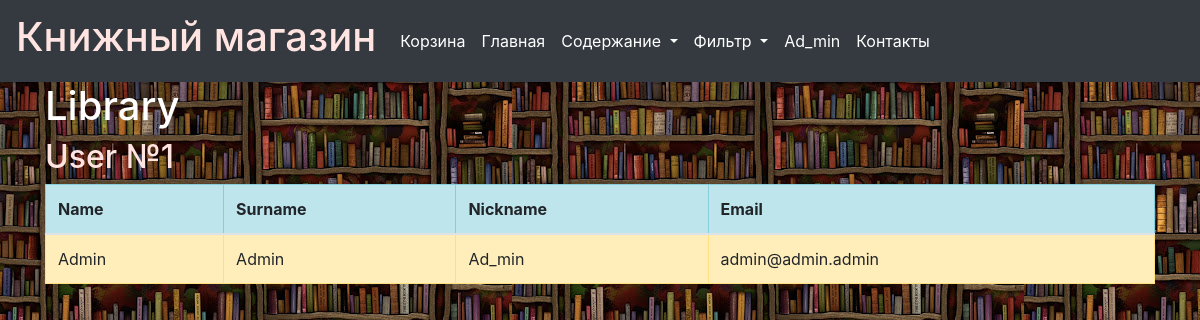
Page /request/users (signed in) on the earlier database version.
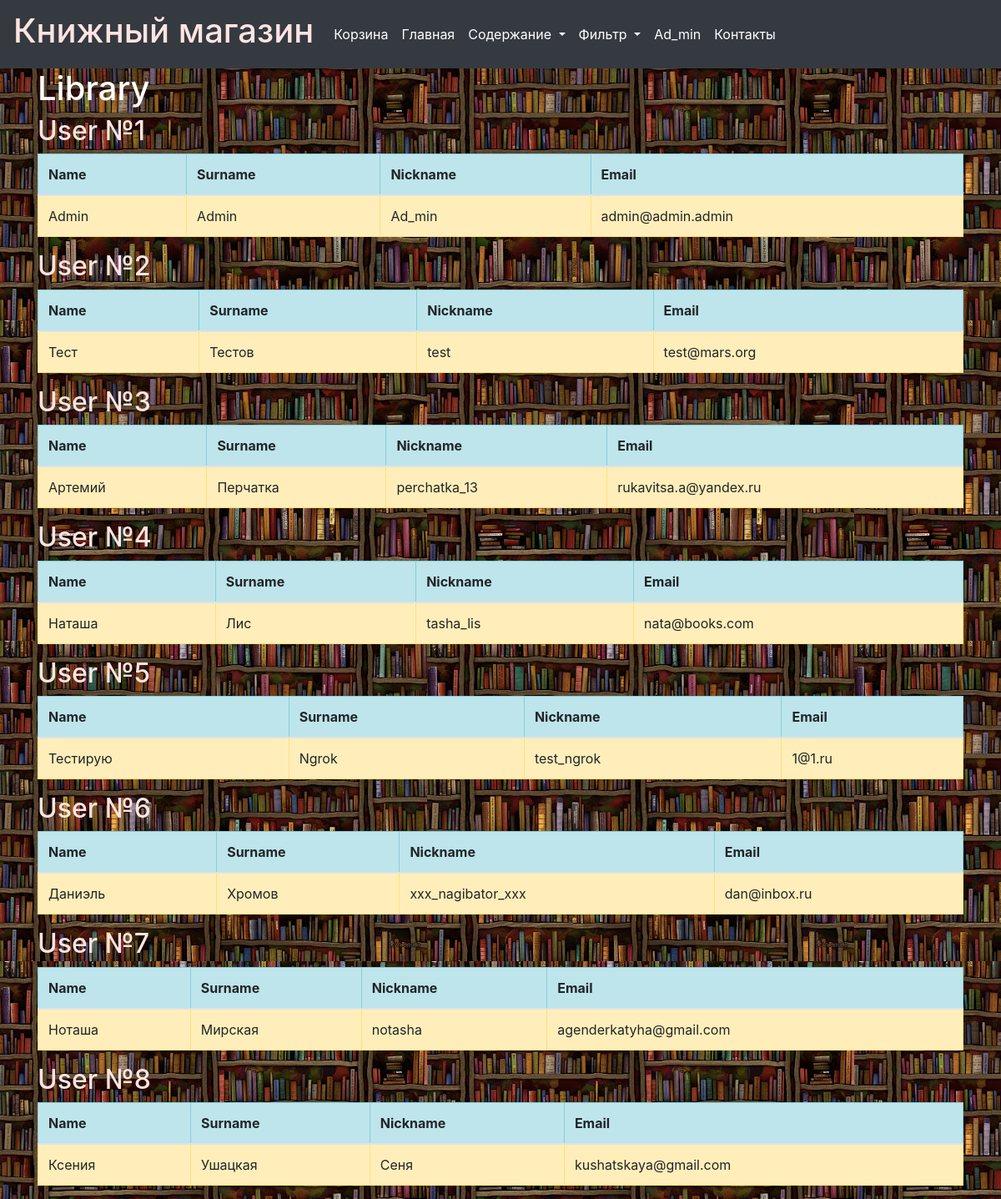
Same page on the later database version.
### data/users.py (models this page shows, shortened)
class User(SqlAlchemyBase, UserMixin, SerializerMixin):
    __tablename__ = 'users'
    id = sqlalchemy.Column(sqlalchemy.Integer,
                           primary_key=True, autoincrement=True)
    surname = sqlalchemy.Column(sqlalchemy.String, nullable=False)
    name = sqlalchemy.Column(sqlalchemy.String, nullable=False)
    nickname = sqlalchemy.Column(sqlalchemy.String, nullable=True)
    email = sqlalchemy.Column(sqlalchemy.String,
                              index=True, unique=True, nullable=False)
    hashed_password = sqlalchemy.Column(sqlalchemy.String, nullable=False)
    bought = sqlalchemy.Column(sqlalchemy.String, nullable=True)
    total_sum = sqlalchemy.Column(sqlalchemy.Integer, nullable=True)

### main.py (the view)
@app.route('/request/users')
@login_required
def users():
    session = db_session.create_session()
    users = session.query(User).all()
    return render_template('users.html', title='Все пользователи', users=users)

### data/db_session.py (called while the page is built)
def create_session() -> Session:
    global __factory
    return __factory()

### main.py (called while the page is built)
@login_manager.user_loader
def load_user(user_id):
    session = db_session.create_session()
    return session.query(User).get(user_id)

### templates/users.html
{% extends "base.html" %}
{% block content %}
 <h1>Library</h1>
 {% for item in users%}
 <h2>User №{{users.index(item) + 1}}</h2>
    <table class="table table-bordered">
   <thead>
     <tr class="table-info">
       <th scope="col">Name</th>
       <th scope="col">Surname</th>
       <th scope="col">Nickname</th>
       <th scope="col">Email</th>
     </tr>
   </thead>
   <tbody>
     <tr class="table-warning">
         <td>{{item.name}}</td>
       <td>{{item.surname}}</td>
       <td>{{item.nickname}}</td>
       <td>{{item.email}}</td>
     </tr>
   </tbody>
 </table>
{% endfor %}
{%endblock%}

### templates/base.html (shortened to what this page needs)
<!DOCTYPE html>
<html lang="en">
<head>
    <link rel="stylesheet" href="https://stackpath.bootstrapcdn.com/bootstrap/4.4.1/css/bootstrap.min.css">
    <link rel="stylesheet" type="text/css" href="/static/css/style.css" />
</head>
  <body>
    <header>
        <nav class="navbar navbar-expand-lg navbar-dark bg-dark">
            <a class="navbar-brand" href="/"><p class="h1">Книжный магазин</p></a>
  <div class="collapse navbar-collapse" id="navbarSupportedContent">
    <ul class="navbar-nav mr-auto">
      <li class="nav-item active">
        <a class="nav-link" href="/basket">Корзина<span class="sr-only">(current)</span></a>
      </li>
      <li class="nav-item active">
        <a class="nav-link" href="/">Главная</a>
      </li>
      <li class="nav-item dropdown active">
        <a class="nav-link dropdown-toggle" href="#" id="navbarDropdown"
           role="button" data-toggle="dropdown" aria-haspopup="true" aria-expanded="false">
            Содержание
        </a>
      </li>
        <li class="nav-item dropdown active">
        <a class="nav-link dropdown-toggle" href="#" id="navbarDropdown2" role="button" data-toggle="dropdown"
           aria-haspopup="true" aria-expanded="false">
          Фильтр
        </a>
        </li>
        {% if current_user.is_authenticated %}
        <li class="nav-item active">
        <a class="nav-link" href="/logout">{{ current_user.nickname }}</a>
        </li>
        {% endif %}
        <li class="nav-item active">
        <a class="nav-link" href="/contacts">Контакты</a>
        </li>
    </ul>
  </div>
</nav>
    </header>
    <main role="main" class="container">
        {% block content %}{% endblock %}
    </main>
  </body>
</html>

### static/css/style.css (style rules this page uses)
h1 { color: #ffffff; }
body { background-image: url('bg2.jpg'); }
h2 { color: #ffe4e1; }
p { color: #ffe4e1; }

Differences in the rows shown:
added User: users.index(item)+1 "2", name "Тест", surname "Тестов", nickname "test", email "test@mars.org"
added User: users.index(item)+1 "3", name "Артемий", surname "Перчатка", nickname "perchatka_13", email "rukavitsa.a@yandex.ru"
added User: users.index(item)+1 "4", name "Наташа", surname "Лис", nickname "tasha_lis", email "nata@books.com"
added User: users.index(item)+1 "5", name "Тестирую", surname "Ngrok", nickname "test_ngrok", email "1@1.ru"
added User: users.index(item)+1 "6", name "Даниэль", surname "Хромов", nickname "xxx_nagibator_xxx", email "dan@inbox.ru"
added User: users.index(item)+1 "7", name "Ноташа", surname "Мирская", nickname "notasha", email "agenderkatyha@gmail.com"
added User: users.index(item)+1 "8", name "Ксения", surname "Ушацкая", nickname "Сеня", email "kushatskaya@gmail.com"
